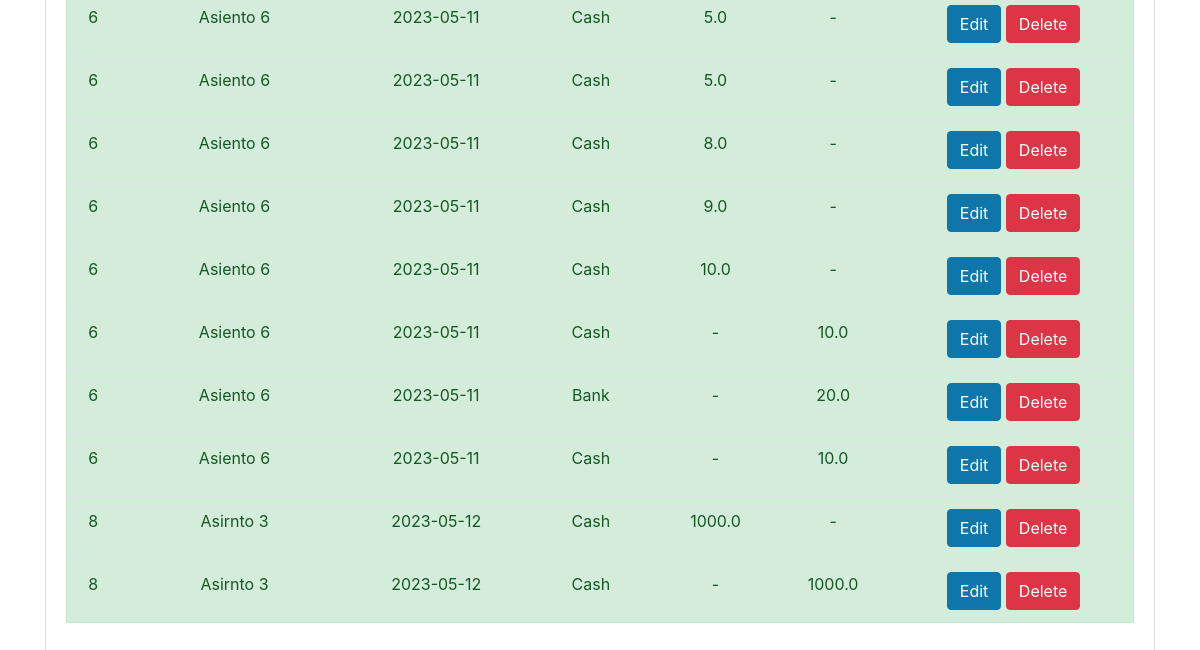
/ledgers/ (lower part), run on an earlier commit of the app's database.
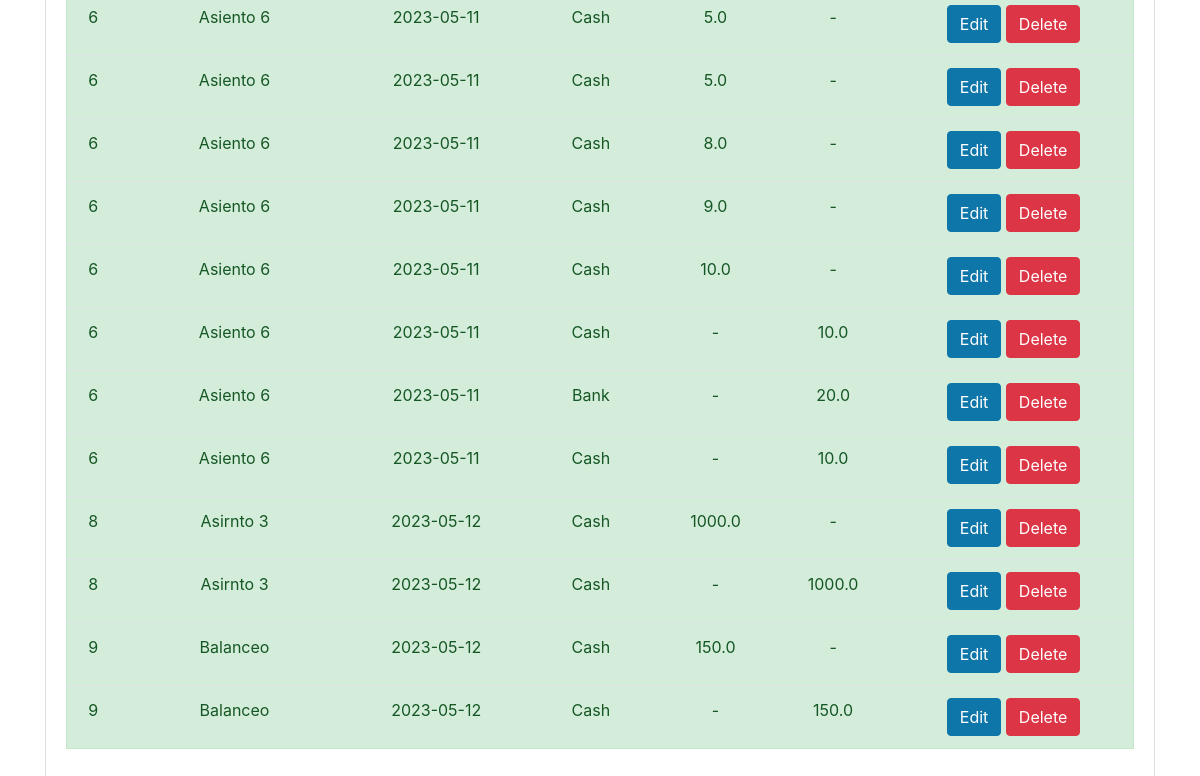
And on a later commit of the database.
### models.py (models this page shows)
class Ledgers(Base):
    __tablename__ = 'ledgers'
    id = Column(Integer, primary_key=True, index=True)
    description = Column(String)
    ledger_date = Column(Date)
    debits = Column(PickleType)
    credits = Column(PickleType)

### routers/ledgers.py (the view)
@router.get("/", response_class=HTMLResponse)
async def read_all_ledgers(request: Request, db: Session = Depends(get_db)):
    ledgers = db.query(Ledgers).all()
    return templates.TemplateResponse("home.html", {'request':request, 'ledgers': ledgers})

### templates/home.html (shortened to what this page needs)
{% include 'layout.html' %}
<div class="container">
    <div class="card text-center">
        <div class="card-body">
            <table class="table table-hover">
                <tbody>
                {% for ledger in ledgers %}
                    {% for debit in ledger.debits %}
                        <tr class="pointer alert alert-success">
                            <td>{{ledger.id}}</td>
                            <td>{{ledger.description}}</td>
                            <td>{{ledger.ledger_date}}</td>
                            <td>{{debit[0]}}</td>
                            <td>{{debit[1]}}</td>
                            <td>-</td>
                            <td>
                                <a href="edit_ledger/{{ledger.id}}" class="btn btn-primary">Edit</a>
                                <button onclick="window.location.href='/ledgers/delete/{{ledger.id}}'" type="button" class="btn btn-danger">Delete</button>
                            </td>
                        </tr>
                    {% endfor %}
                    {% for credit in ledger.credits %}
                        <tr class="pointer alert alert-success">
                            <td>{{ledger.id}}</td>
                            <td>{{ledger.description}}</td>
                            <td>{{ledger.ledger_date}}</td>
                            <td>{{credit[0]}}</td>
                            <td>-</td>
                            <td>{{credit[1]}}</td>
                            <td>
                                <a href="edit_ledger/{{ledger.id}}" class="btn btn-primary">Edit</a>
                                <button onclick="window.location.href='/ledgers/delete/{{ledger.id}}'" type="button" class="btn btn-danger">Delete</button>
                            </td>
                        </tr>
                    {% endfor %}
                {% endfor %}
                </tbody>
            </table>
        </div>
    </div>
</div>

### templates/layout.html (shortened to what this page needs)
<!DOCTYPE html>
<html lang="en">
<head>
    <link rel="stylesheet" type="text/css" href="{{ url_for('static', path='/ledgers/css/base.css') }}">
    <link rel="stylesheet" type="text/css" href="{{ url_for('static', path='/ledgers/css/bootstrap.css') }}">
</head>
<body>
</body>
</html>

### static/ledgers/css/base.css (style rules this page uses)
body { background: #fafafa; color: #33333a; padding-top: 70px; }

What changed in the data, as far as the page shows it:
added Ledgers: id "9", description "Balanceo", ledger_date "2023-05-12", debit "Cash", debit "150.0", id "9", description "Balanceo", ledger_date "2023-05-12", credit "Cash", credit "150.0"
